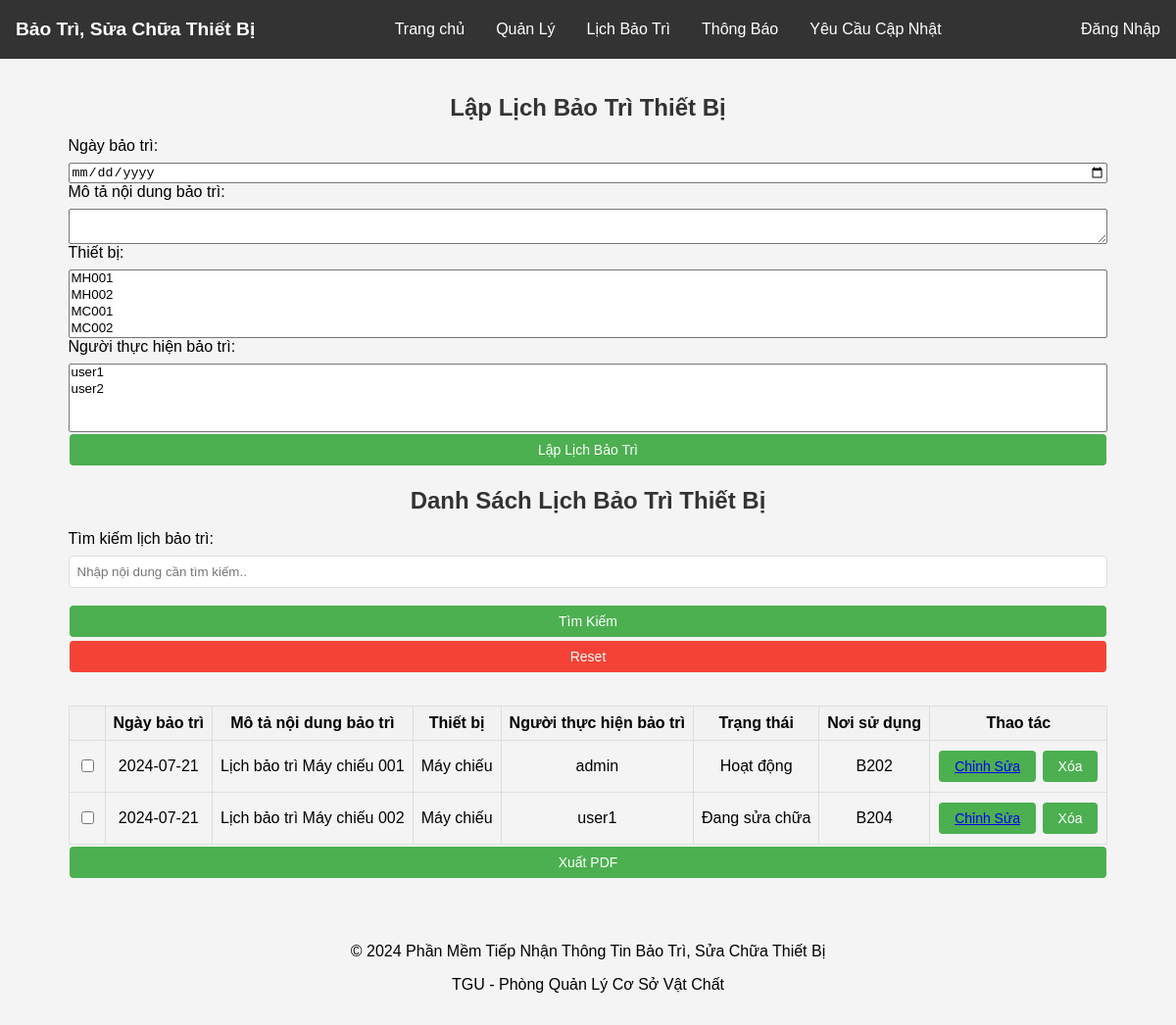
Page /schedule_maintenance on the committed database.
### tables this page shows
CREATE TABLE maintenance (
    id INTEGER PRIMARY KEY AUTOINCREMENT,
    maintenance_date TEXT NOT NULL,
    description TEXT NOT NULL,
    device_code TEXT NOT NULL,  
    assigned_user INTEGER NOT NULL,
    status TEXT NOT NULL,
    location TEXT NOT NULL,
    FOREIGN KEY (device_code) REFERENCES devices (device_code),
    FOREIGN KEY (assigned_user) REFERENCES users (id)
);

CREATE TABLE devices (
        device_code TEXT PRIMARY KEY ,
        device_name TEXT NOT NULL,
        device_image TEXT NOT NULL,
        start_date DATE NOT NULL,
        status TEXT NOT NULL,
        technical_spec TEXT NOT NULL,
        location TEXT NOT NULL
    );

CREATE TABLE users (
        id INTEGER PRIMARY KEY AUTOINCREMENT,
        username TEXT NOT NULL UNIQUE,
        password TEXT NOT NULL,
        role TEXT NOT NULL
    );

### app.py (the view, shortened to what this page needs)
@app.route('/schedule_maintenance', methods=['GET', 'POST'])
def schedule_maintenance():
    search_query = request.args.get('search', '')
    try:
        conn = sqlite3.connect('database.db')
        c = conn.cursor()
        c.execute('SELECT device_code, device_name FROM devices')
        devices = c.fetchall()
        c.execute('SELECT id, username FROM users WHERE role != "admin"')
        users = c.fetchall()
        query = '''
            SELECT m.id, m.maintenance_date, m.description, d.device_name, u.username, m.status, m.location
            FROM maintenance m
            JOIN devices d ON m.device_code = d.device_code
            JOIN users u ON m.assigned_user = u.id
        '''
        if search_query:
            query += '''
                WHERE m.maintenance_date LIKE ?
                OR m.description LIKE ?
                OR d.device_name LIKE ?
                OR u.username LIKE ?
                OR m.status LIKE ?
                OR m.location LIKE ?
            '''
            c.execute(query,
                ('%' + search_query + '%',) * 6)
        else:
            c.execute(query)
        maintenance_records = c.fetchall()
    except sqlite3.Error as e:
        flash(f'Lỗi: {e}', 'error')
        devices = []
        users = []
        maintenance_records = []
    finally:
        if conn:
            conn.close()
    return render_template('admin/schedule_maintenance.html', devices=devices, users=users, maintenance_records=maintenance_records, search_query=search_query)

### templates/admin/schedule_maintenance.html (shortened to what this page needs)
{% extends "admin/base.html" %}
{% block content %}
<h2>Lập Lịch Bảo Trì Thiết Bị</h2>
<form action="{{ url_for('schedule_maintenance') }}" method="POST">
    <label for="maintenance_date">Ngày bảo trì:</label>
    <input type="date" id="maintenance_date" name="maintenance_date" required>
    <label for="description">Mô tả nội dung bảo trì:</label>
    <textarea id="description" name="description" required></textarea>
    <label for="device_ids">Thiết bị:</label>
    <select id="device_ids" name="device_ids" multiple required onchange="fetchDeviceInfo(this)">
        {% for device in devices %}
        <option value="{{ device[0] }}">{{ device[0] }}</option>
        {% endfor %}
    </select>
    <label for="assigned_users">Người thực hiện bảo trì:</label>
    <select id="assigned_users" name="assigned_users" multiple required>
        {% for user in users %}
        <option value="{{ user[0] }}">{{ user[1] }}</option>
        {% endfor %}
    </select>
    <button type="submit">Lập Lịch Bảo Trì</button>
</form>
<h2>Danh Sách Lịch Bảo Trì Thiết Bị</h2>
<form method="GET" action="{{ url_for('schedule_maintenance') }}">
    <label for="search">Tìm kiếm lịch bảo trì:</label>
    <input type="text" id="search" name="search" value="{{ request.args.get('search', '') }}" placeholder="Nhập nội dung cần tìm kiếm..">
    <button type="submit">Tìm Kiếm</button>
    <a href="{{ url_for('schedule_maintenance') }}" class="reset-button">Reset</a>
</form>
<form id="export_pdf_form" method="POST" action="{{ url_for('export_maintenance_pdf') }}">
    <table>
        <thead>
            <tr>
                <th></th>
                <th>Ngày bảo trì</th>
                <th>Mô tả nội dung bảo trì</th>
                <th>Thiết bị</th>
                <th>Người thực hiện bảo trì</th>
                <th>Trạng thái</th>
                <th>Nơi sử dụng</th>
                <th>Thao tác</th>
            </tr>
        </thead>
        <tbody>
            {% for record in maintenance_records %}
            <tr>
                <td><input type="checkbox" name="maintenance_ids" value="{{ record[0] }}"></td>
                <td>{{ record[1] }}</td>
                <td>{{ record[2] }}</td>
                <td>{{ record[3] }}</td>
                <td>{{ record[4] }}</td>
                <td>{{ record[5] }}</td>
                <td>{{ record[6] }}</td>
                <td>
                    <button type="submit"><a href="{{ url_for('edit_maintenance', maintenance_id=record[0]) }}" class="edit-button">Chỉnh Sửa</a></button>
                    <form action="{{ url_for('delete_maintenance', maintenance_id=record[0]) }}" method="POST" style="display:inline;">
                        <button type="submit" onclick="return confirm('Bạn có muốn Xóa lịch bảo trì ra khỏi danh sách?')" class="delete-button">Xóa</button>
                    </form>
                </td>
            </tr>
            {% endfor %}
        </tbody>
    </table>
    <button type="button" onclick="submitExportPdfForm()">Xuất PDF</button>
</form>
{% endblock %}

### static/styles.css (style rules this page uses)
body { font-family: Arial, sans-serif; margin: 0; padding: 0; display: flex; justify-content: center; align-items: center; height: 100vh; background-color: #f4f4f4; }
h2 { text-align: center; margin-bottom: 1rem; }
form { display: flex; flex-direction: column; }
label { margin-bottom: 0.5rem; }
input[type="text"], input[type="password"] { padding: 0.5rem; margin-bottom: 1rem; border: 1px solid #ddd; border-radius: 4px; }
button { padding: 0.5rem; background-color: #333; color: white; border: none; border-radius: 4px; cursor: pointer; }
form { margin-bottom: 1rem; }
table { width: 100%; border-collapse: collapse; margin-top: 1rem; text-align: center; }
th, td { border: 1px solid #ddd; padding: 8px; }
th { background-color: #f2f2f2; font-weight: bold; }
button, .reset-button { background-color: #4CAF50; color: white; border: none; padding: 8px 16px; text-align: center; text-decoration: none; display: inline-block; font-size: 14px; margin: 2px 1px; cursor: pointer; border-radius: 4px; }
.reset-button { background-color: #f44336; }
body { font-family: Arial, sans-serif; margin: 0; padding: 0; background-color: #f4f4f4; }
h2 { color: #333; }

### templates/admin/base.html (style rules this page uses)
body { font-family: Arial, sans-serif; margin: 0; padding: 0; display: flex; flex-direction: column; min-height: 100vh; }

### rows in the picture
maintenance: maintenance_date "2024-07-21", description "Lịch bảo trì Máy chiếu 001", device_name "Máy chiếu", username "admin", status "Hoạt động", location "B202"
maintenance: maintenance_date "2024-07-21", description "Lịch bảo trì Máy chiếu 002", device_name "Máy chiếu", username "user1", status "Đang sửa chữa", location "B204"
